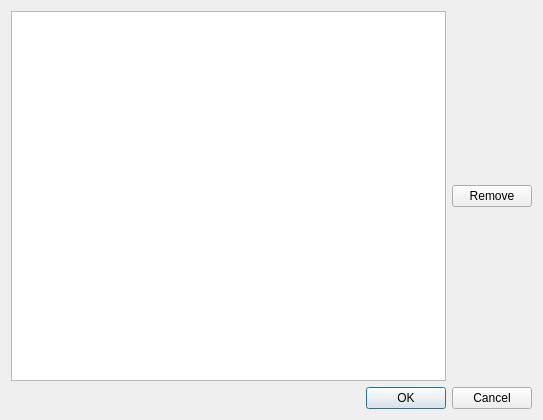
<?xml version="1.0" encoding="UTF-8"?>
<ui version="4.0">
 <class>OClipboardEditer</class>
 <widget class="QDialog" name="OClipboardEditer">
  <property name="geometry">
   <rect>
    <x>0</x>
    <y>0</y>
    <width>543</width>
    <height>420</height>
   </rect>
  </property>
  <property name="windowTitle">
   <string>Dialog</string>
  </property>
  <layout class="QVBoxLayout" name="verticalLayout">
   <item>
    <layout class="QHBoxLayout" name="horizontalLayout">
     <item>
      <widget class="QListWidget" name="formatsWidget">
       <property name="selectionMode">
        <enum>QAbstractItemView::MultiSelection</enum>
       </property>
      </widget>
     </item>
     <item>
      <widget class="QPushButton" name="removeBtn">
       <property name="text">
        <string>Remove</string>
       </property>
      </widget>
     </item>
    </layout>
   </item>
   <item>
    <widget class="QDialogButtonBox" name="buttonBox">
     <property name="orientation">
      <enum>Qt::Horizontal</enum>
     </property>
     <property name="standardButtons">
      <set>QDialogButtonBox::Cancel|QDialogButtonBox::Ok</set>
     </property>
    </widget>
   </item>
  </layout>
 </widget>
 <resources/>
 <connections>
  <connection>
   <sender>buttonBox</sender>
   <signal>accepted()</signal>
   <receiver>OClipboardEditer</receiver>
   <slot>accept()</slot>
   <hints>
    <hint type="sourcelabel">
     <x>248</x>
     <y>254</y>
    </hint>
    <hint type="destinationlabel">
     <x>157</x>
     <y>274</y>
    </hint>
   </hints>
  </connection>
  <connection>
   <sender>buttonBox</sender>
   <signal>rejected()</signal>
   <receiver>OClipboardEditer</receiver>
   <slot>reject()</slot>
   <hints>
    <hint type="sourcelabel">
     <x>316</x>
     <y>260</y>
    </hint>
    <hint type="destinationlabel">
     <x>286</x>
     <y>274</y>
    </hint>
   </hints>
  </connection>
 </connections>
</ui>
